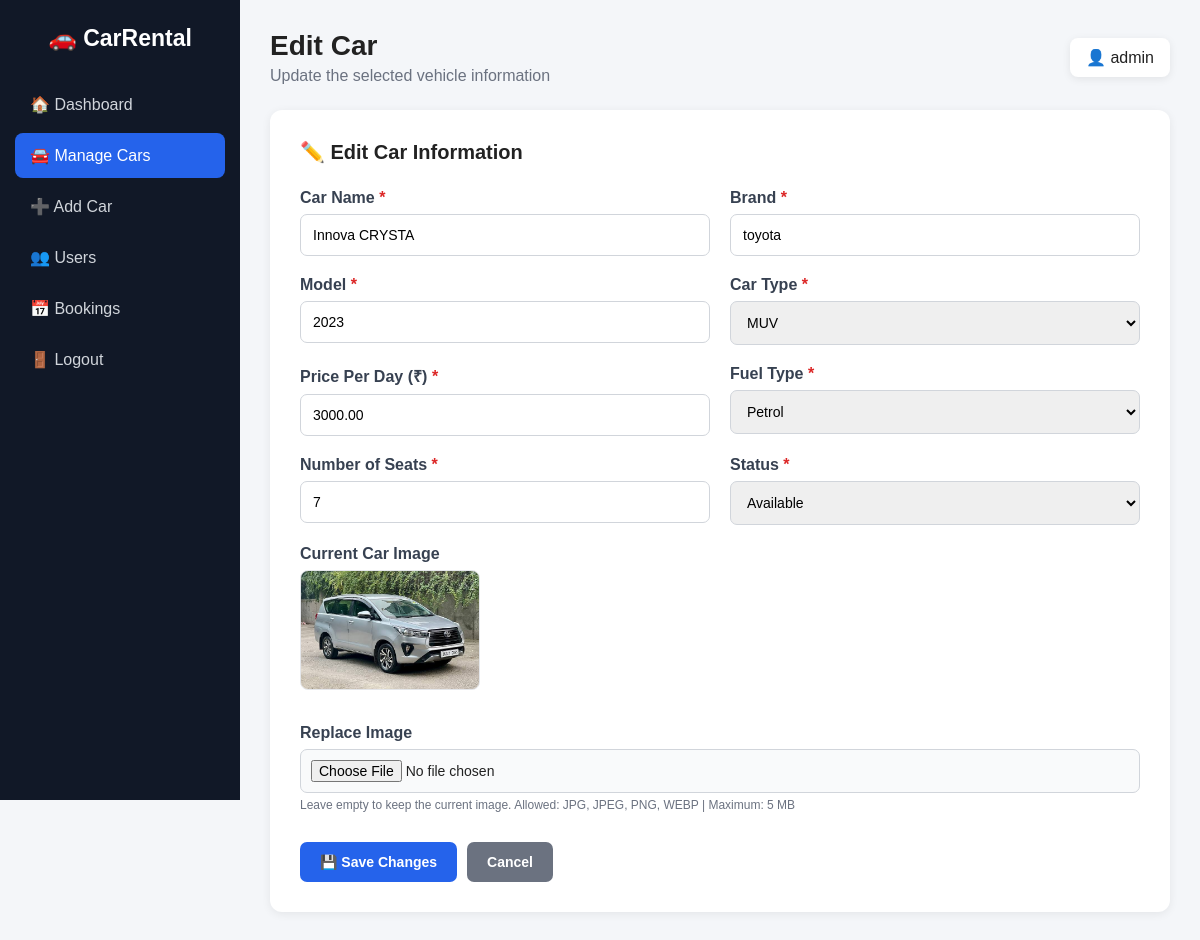
Screenshot of /admin/edit_car.php?id=8 (signed in) with the database file from the repository.
### tables this page shows
CREATE TABLE `cars` (
  `car_id` int(11) NOT NULL,
  `car_name` varchar(100) NOT NULL,
  `brand` varchar(100) NOT NULL,
  `model` varchar(50) DEFAULT NULL,
  `car_type` varchar(50) DEFAULT NULL,
  `price_per_day` decimal(10,2) NOT NULL,
  `fuel_type` varchar(30) DEFAULT NULL,
  `seats` int(11) DEFAULT NULL,
  `image` varchar(255) DEFAULT NULL,
  `status` varchar(30) DEFAULT 'Available',
  `created_at` timestamp NOT NULL DEFAULT current_timestamp()
);

### admin/edit_car.php (the view, shortened to what this page needs)
<?php
include "../config/db.php";
$car_id = (int) $_GET['id'];
$stmt = mysqli_prepare(
    $conn,
    "SELECT * FROM cars WHERE car_id = ?"
);
mysqli_stmt_bind_param($stmt, "i", $car_id);
mysqli_stmt_execute($stmt);
$result = mysqli_stmt_get_result($stmt);
$car = mysqli_fetch_assoc($result);
?>
<!DOCTYPE html>
<html lang="en">
<head>
</head>
<body>
<div class="sidebar">
    <div class="logo">
        🚗 CarRental
    </div>
    <a href="dashboard.php">
        🏠 Dashboard
    </a>
    <a href="cars.php" class="active">
        🚘 Manage Cars
    </a>
    <a href="add_car.php">
        ➕ Add Car
    </a>
    <a href="users.php">
        👥 Users
    </a>
    <a href="bookings.php">
        📅 Bookings
    </a>
    <a href="../logout.php">
        🚪 Logout
    </a>
</div>
<div class="main">
    <div class="topbar">
        <div>
            <h1>Edit Car</h1>
            <p class="subtitle">
                Update the selected vehicle information
            </p>
        </div>
        <div class="admin-name">
            👤
            <?php
            echo isset($_SESSION['admin_username'])
                ? htmlspecialchars($_SESSION['admin_username'])
                : "Administrator";
            ?>
        </div>
    </div>
    <div class="form-card">
        <div class="form-title">
            ✏️ Edit Car Information
        </div>
        <form
            method="POST"
            enctype="multipart/form-data"
        >
            <div class="form-grid">
                <div class="form-group">
                    <label>
                        Car Name <span class="required">*</span>
                    </label>
                    <input
                        type="text"
                        name="car_name"
                        value="<?php
                        echo htmlspecialchars($car['car_name']);
                        ?>"
                        required
                    >
                </div>
                <div class="form-group">
                    <label>
                        Brand <span class="required">*</span>
                    </label>
                    <input
                        type="text"
                        name="brand"
                        value="<?php
                        echo htmlspecialchars($car['brand']);
                        ?>"
                        required
                    >
                </div>
                <div class="form-group">
                    <label>
                        Model <span class="required">*</span>
                    </label>
                    <input
                        type="text"
                        name="model"
                        value="<?php
                        echo htmlspecialchars($car['model']);
                        ?>"
                        required
                    >
                </div>
                <div class="form-group">
                    <label>
                        Car Type <span class="required">*</span>
                    </label>
                    <select
                        name="car_type"
                        required
                    >
                        <option value="MUV"
                            <?php
                            if ($car['car_type'] == "MUV")
                                echo "selected";
                            ?>
                        >
                            MUV
                        </option>
                    </select>
                </div>
                <div class="form-group">
                    <label>
                        Price Per Day (₹)
                        <span class="required">*</span>
                    </label>
                    <input
                        type="number"
                        name="price_per_day"
                        min="1"
                        step="0.01"
                        value="<?php
                        echo htmlspecialchars($car['price_per_day']);
                        ?>"
                        required
                    >
                </div>
                <div class="form-group">
                    <label>
                        Fuel Type <span class="required">*</span>
                    </label>
                    <select
                        name="fuel_type"
                        required
                    >
                        <option value="Petrol"
                            <?php
                            if ($car['fuel_type'] == "Petrol")
                                echo "selected";
                            ?>
                        >
                            Petrol
                        </option>
                    </select>
                </div>
                <div class="form-group">
                    <label>
                        Number of Seats
                        <span class="required">*</span>
                    </label>
                    <input
                        type="number"
                        name="seats"
                        min="1"
                        max="20"
                        value="<?php
                        echo htmlspecialchars($car['seats']);
                        ?>"
                        required
                    >
                </div>
                <div class="form-group">
                    <label>
                        Status <span class="required">*</span>
                    </label>
                    <select
                        name="status"
                        required
                    >
                        <option value="Available"
                            <?php
                            if ($car['status'] == "Available")
                                echo "selected";
                            ?>
                        >
                            Available
                        </option>
                    </select>
                </div>
                <div class="form-group full">
                    <label>
                        Current Car Image
                    </label>
                    <div class="current-image-box">
                        <?php if (!empty($car['image'])) { ?>
                            <img
                                src="../images/<?php
                                echo htmlspecialchars($car['image']);
                                ?>"
                                class="current-image"
                                alt="Current Car Image"
                            >
                        <?php } else { ?>
                            <div class="no-image">
                                🚗
                            </div>
                        <?php } ?>
                    </div>
                </div>
                <div class="form-group full">
                    <label>
                        Replace Image
                    </label>
                    <input
                        type="file"
                        name="image"
                        class="image-input"
                        accept=".jpg,.jpeg,.png,.webp"
                    >
                    <div class="help-text">
                        Leave empty to keep the current image.
                        Allowed: JPG, JPEG, PNG, WEBP | Maximum: 5 MB
                    </div>
                </div>
            </div>
            <div class="buttons">
                <button
                    type="submit"
                    class="btn save-btn"
                >
                    💾 Save Changes
                </button>
                <a
                    href="cars.php"
                    class="btn cancel-btn"
                >
                    Cancel
                </a>
            </div>
        </form>
    </div>
</div>
</body>
</html>

### admin/edit_car.php (style rules this page uses)
* { box-sizing: border-box; margin: 0; padding: 0; font-family: Arial, sans-serif; }
body { background: #f4f6f9; color: #222; }
.sidebar { position: fixed; left: 0; top: 0; width: 240px; height: 100vh; background: #111827; color: white; padding: 25px 15px; }
.logo { font-size: 23px; font-weight: bold; text-align: center; margin-bottom: 30px; }
.sidebar a { display: block; color: #d1d5db; text-decoration: none; padding: 13px 15px; margin-bottom: 6px; border-radius: 8px; transition: 0.2s; }
.sidebar a:hover, .sidebar a.active { background: #2563eb; color: white; }
.main { margin-left: 240px; padding: 30px; max-width: 1250px; }
.topbar { display: flex; justify-content: space-between; align-items: center; margin-bottom: 25px; gap: 15px; }
.topbar h1 { font-size: 28px; }
.subtitle { color: #6b7280; margin-top: 5px; }
.admin-name { background: white; padding: 10px 16px; border-radius: 8px; box-shadow: 0 2px 8px rgba(0,0,0,0.08); }
.form-card { background: white; padding: 30px; border-radius: 12px; box-shadow: 0 2px 10px rgba(0,0,0,0.07); max-width: 900px; }
.form-title { font-size: 20px; font-weight: bold; margin-bottom: 25px; }
.form-grid { display: grid; grid-template-columns: 1fr 1fr; gap: 20px; }
.form-group { display: flex; flex-direction: column; }
.form-group.full { grid-column: 1 / -1; }
label { font-weight: bold; margin-bottom: 7px; color: #374151; }
.required { color: #dc2626; }
input, select { width: 100%; padding: 12px; border: 1px solid #d1d5db; border-radius: 7px; outline: none; font-size: 14px; }
.help-text { font-size: 12px; color: #6b7280; margin-top: 5px; }
.current-image-box { margin-bottom: 10px; }
.current-image { width: 180px; height: 120px; object-fit: cover; border-radius: 8px; border: 1px solid #e5e7eb; }
.image-input { padding: 10px; background: #f9fafb; }
.buttons { display: flex; gap: 10px; margin-top: 30px; }
.btn { border: none; padding: 12px 20px; border-radius: 7px; text-decoration: none; cursor: pointer; font-weight: bold; font-size: 14px; }
.save-btn { background: #2563eb; color: white; }
.cancel-btn { background: #6b7280; color: white; }

### rows the page displays
cars: car_name "Innova CRYSTA", brand "toyota", model "2023", car_type "MUV", price_per_day "3000.00", fuel_type "Petrol", seats "7", status "Available", image (picture)

### other values shown
$_SESSION['admin_username'] "admin"
